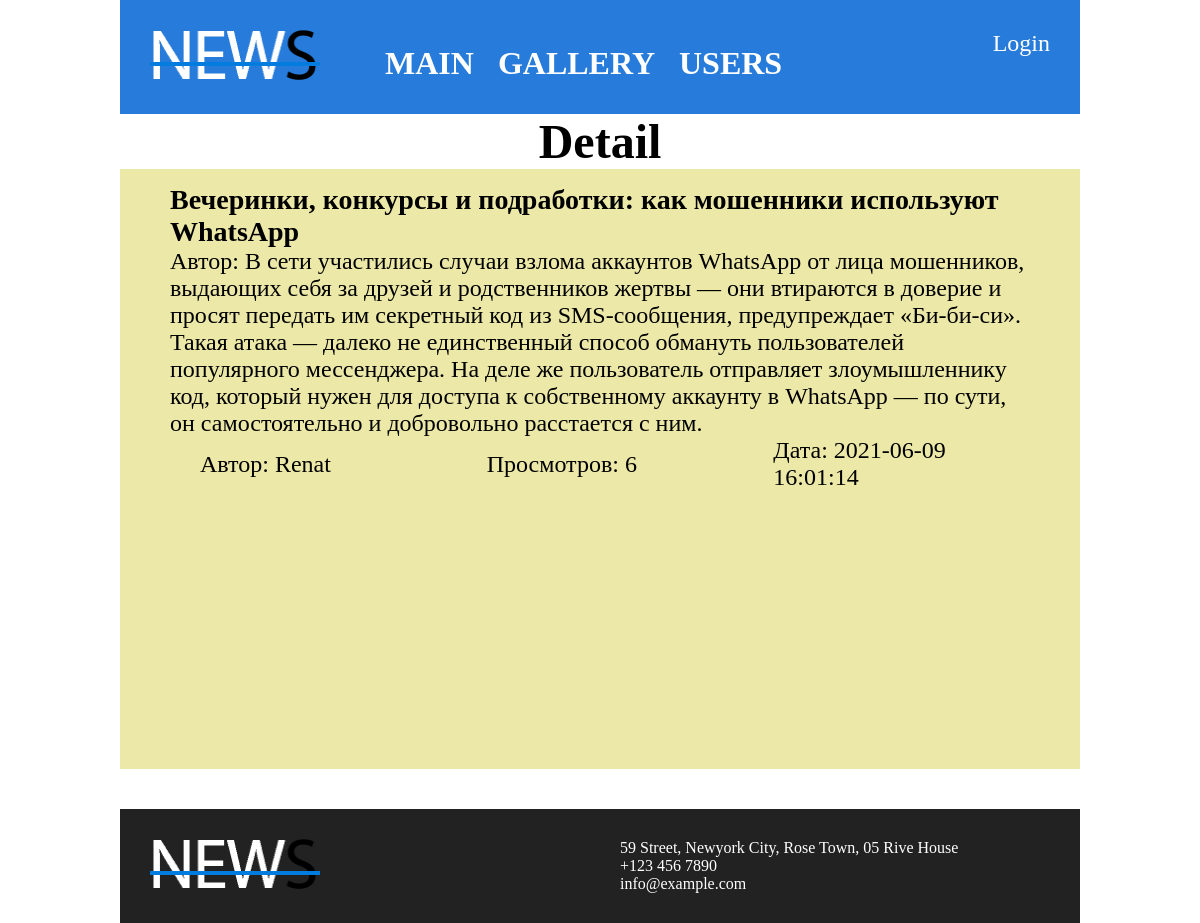
Page /articles/detail.php?category=5&post=10 on the committed database.
### tables this page shows
CREATE TABLE IF NOT EXISTS `posts` (
  `id` int(11) NOT NULL,
  `active` tinyint(1) NOT NULL,
  `title` varchar(250) NOT NULL,
  `code` varchar(250) NOT NULL,
  `content` text NOT NULL,
  `category_id` int(11) NOT NULL,
  `author_id` int(11) NOT NULL,
  `date` datetime NOT NULL
);

CREATE TABLE IF NOT EXISTS `authors` (
  `id` int(11) NOT NULL,
  `name` varchar(250) NOT NULL
);

### articles/News.php (called while the page is built, shortened)
<?php
class News {
    public $servername = 'localhost';
    public $username = 'root';
    public $password = '';
    public $dbname = 'news';
    function general($sql) {
        $conn = new mysqli($this->servername, $this->username, $this->password, $this->dbname);
        $string = $conn->query($sql);
        return $string;
    }
    function getPost($table, $id) {
        $sql = "SELECT * FROM $table WHERE id = $id";
        $string = $this->general($sql);
        if($string) {
            $result = $string->fetch_assoc();
            return $result;
        }
    }
    function getAuthor($id) {
        $sql = "SELECT name FROM authors WHERE id = $id";
        $string = $this->general($sql);
        $result = $string->fetch_assoc();
        $result = $result['name'];
        return $result;
    }
}
?>

### articles/detail.php (the view, shortened to what this page needs)
<?php
require_once './header.php';
require_once './News.php';
?>
<h2>Detail</h2>
<div class="content">
    <div class="main_posts">
    <?php
    $news = new News();
    $post = $news->getPost('posts', $_GET['post']);
    $author = $news->getAuthor($post['author_id']); ?>
        <table class="main_post_path">
            <tr>
                <td colspan="3">
                    <?= $post['title'] ?>
                </td>
            </tr>
            <tr>
                <td colspan="3">Автор: <?= $post['content'] ?></td>
            </tr>
            <tr>
                <td>Автор: <?= $author ?></td>
                <td>Просмотров: <?= $post['active'] ?></td>
                <td>Дата: <?= $post['date'] ?></td>
            </tr>
        </table>
    </div>
</div>
<?php require_once './footer.php' ?>

### articles/style.css (style rules this page uses)
* { margin: 0; padding: 0; }
html, body { height: 100%; }
h2 { text-align: center; font-size: 48px; }
.content { display: flex; font-size: 24px; height: 600px; }
.main_posts { width: calc(80% - 15px); background-color: rgb(236, 232, 167); margin-left: 30px; padding: 0 10px; display: flex; flex-direction: column; min-height: 100%; }
table { width: 100%; border-collapse: collapse; margin: 15px 0; }
td { width: 33.33%; }
tr:nth-child(1) td { font-size: 28px; font-weight: 700; }
tr:nth-child(3) td { padding: 0 30px; }

### articles/detail.php (style rules this page uses)
.main_posts { width: 100%; margin-left: 0; padding: 0 50px; }

### rows in the picture
posts: title "Вечеринки, конкурсы и подработки: как мошенники используют WhatsApp", content "В сети участились случаи взлома аккаунтов WhatsApp от лица мошенников, выдающих себя за друзей и родственников жертвы — они втираются в доверие и просят передать им секретный код из SMS-сообщения, предупреждает «Би-би-си». Такая атака — далеко не единственный способ обмануть пользователей популярного мессенджера. На деле же пользователь отправляет злоумышленнику код, который нужен для доступа к собственному аккаунту в WhatsApp — по сути, он самостоятельно и добровольно расстается с ним.", author.name "Renat", active "6", date "2021-06-09 16:01:14"
